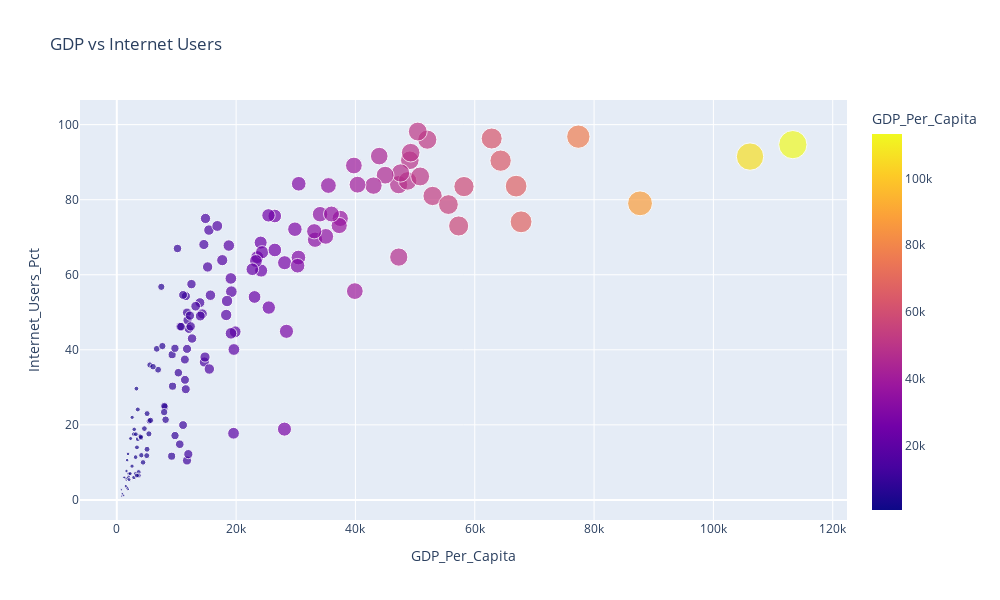

The code cell stored with this chart in its notebook:
### Code cell
import plotly.express as px

fig = px.scatter(
    gdp_and_internet_use_2014,
    x='GDP_Per_Capita',
    y='Internet_Users_Pct',
    size='GDP_Per_Capita',
    color='GDP_Per_Capita',
    hover_name='Country', 
    title="GDP vs Internet Users"
)

fig.update_layout(width=1000, height=600)

fig.show()

### Figure 1 — Plotly figure (JSON) as saved in the notebook; plotly's stock layout.template omitted (floating-point values rounded to 4 significant figures; data arrays with more than 128 entries replaced by an {"elided": "..."} marker saying what was removed)
{"data": [{"hovertemplate": "<b>%{hovertext}</b><br><br>GDP_Per_Capita=%{marker.color}<br>Internet_Users_Pct=%{y}<extra></extra>", "hovertext": {"elided": "162 str values"}, "legendgroup": "", "marker": {"color": {"elided": "162 int values"}, "coloraxis": "coloraxis", "size": {"elided": "162 int values"}, "sizemode": "area", "sizeref": 283.3, "symbol": "circle"}, "mode": "markers", "name": "", "orientation": "v", "showlegend": false, "type": "scatter", "x": {"elided": "162 int values"}, "xaxis": "x", "y": {"elided": "162 float values"}, "yaxis": "y"}], "layout": {"coloraxis": {"colorbar": {"title": {"text": "GDP_Per_Capita"}}, "colorscale": [[0, "#0d0887"], [0.1111, "#46039f"], [0.2222, "#7201a8"], [0.3333, "#9c179e"], [0.4444, "#bd3786"], [0.5556, "#d8576b"], [0.6667, "#ed7953"], [0.7778, "#fb9f3a"], [0.8889, "#fdca26"], [1, "#f0f921"]]}, "height": 600, "legend": {"itemsizing": "constant", "tracegroupgap": 0}, "title": {"text": "GDP vs Internet Users"}, "width": 1000, "xaxis": {"anchor": "y", "autorange": true, "domain": [0, 1], "range": [-6174.0, 122400.0], "title": {"text": "GDP_Per_Capita"}, "type": "linear"}, "yaxis": {"anchor": "x", "autorange": true, "domain": [0, 1], "range": [-5.353, 106.6], "title": {"text": "Internet_Users_Pct"}, "type": "linear"}}}
